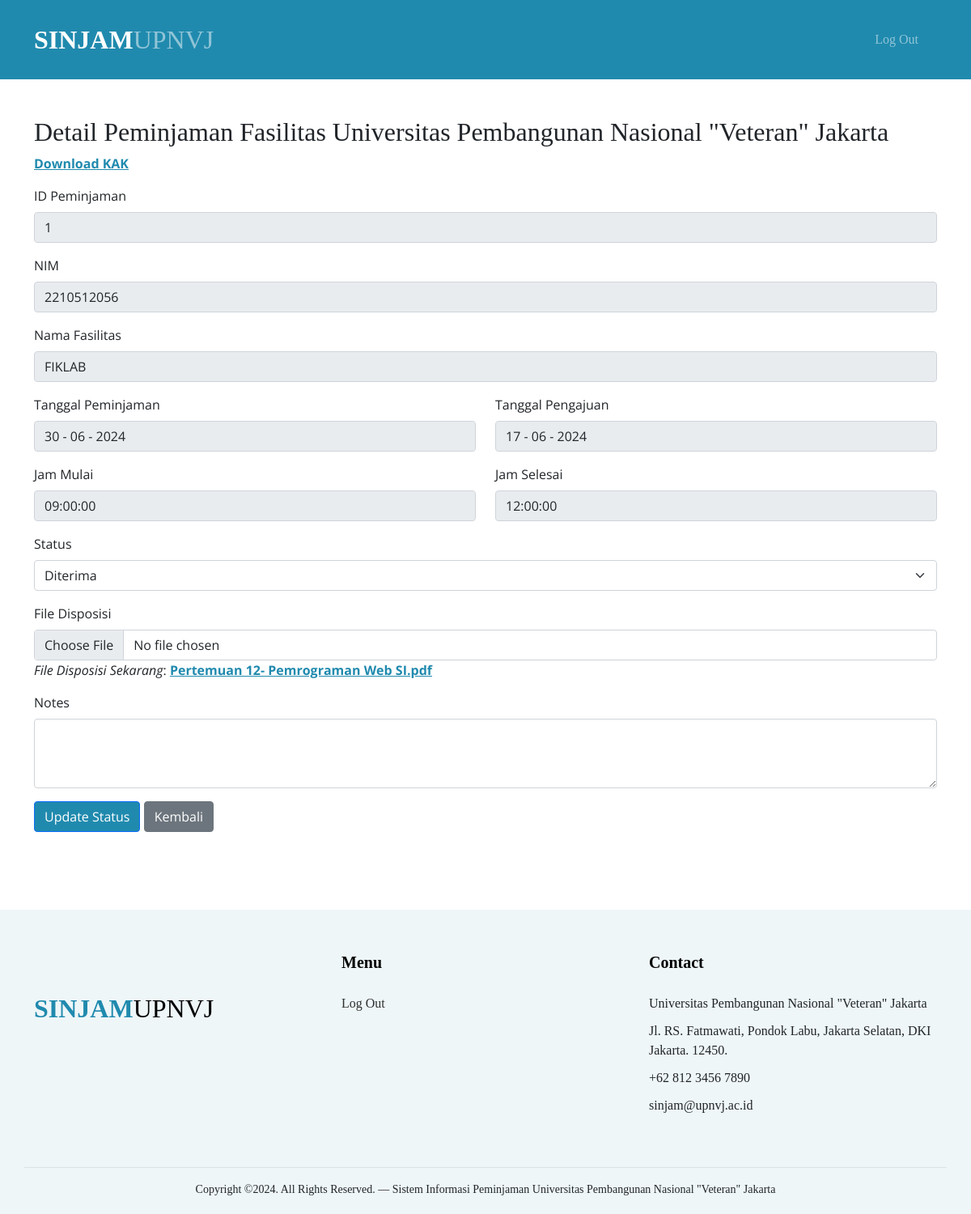
Page /detailPeminjaman.php?id_pinjam=1 on the committed database.
### tables this page shows
CREATE TABLE `peminjaman` (
  `id_pinjam` int(11) NOT NULL,
  `nim` varchar(10) NOT NULL,
  `id_fasilitas` int(11) NOT NULL,
  `deskripsi` varchar(50) NOT NULL,
  `tgl_pinjam` date NOT NULL,
  `tgl_pengajuan` date NOT NULL,
  `jam_mulai` time NOT NULL,
  `jam_selesai` time NOT NULL,
  `status` enum('Diproses','Diterima','Tidak Diterima') NOT NULL,
  `notes` text NOT NULL
);

CREATE TABLE `fasilitas` (
  `id_fasilitas` int(11) NOT NULL,
  `nama_fasilitas` varchar(50) NOT NULL,
  `lokasi` enum('pl','limo') NOT NULL,
  `pic` enum('FIK','FISIP','FEB','FK','FT','Rektorat','FH') NOT NULL,
  `foto` varchar(50) NOT NULL
);

CREATE TABLE `disposisi` (
  `id_disposisi` int(11) NOT NULL,
  `id_pinjam` int(11) NOT NULL,
  `file` varchar(255) NOT NULL,
  `tgl_publish` date NOT NULL
);

### detailPeminjaman.php (the view, shortened to what this page needs)
<?php
include("config.php");
$id_pinjam = '';
if (isset($_GET['id_pinjam'])) {
    $id_pinjam = $_GET['id_pinjam'];
} elseif (isset($_POST['id_pinjam'])) {
    $id_pinjam = $_POST['id_pinjam'];
}
if (!empty($id_pinjam)) {
    $query = "SELECT p.*, f.nama_fasilitas
              FROM peminjaman p
              JOIN fasilitas f ON p.id_fasilitas = f.id_fasilitas
              WHERE p.id_pinjam = '$id_pinjam'";
    $result = mysqli_query($conn, $query);
    if ($result && mysqli_num_rows($result) > 0) {
        $data = mysqli_fetch_assoc($result);
        $nim = $data['nim'];
        $nama_fasilitas = $data['nama_fasilitas'];
        $tgl_pinjam = date("d - m - Y", strtotime($data['tgl_pinjam']));
        $tgl_pengajuan = date("d - m - Y", strtotime($data['tgl_pengajuan']));
        $jam_mulai = $data['jam_mulai'];
        $jam_selesai = $data['jam_selesai'];
        $status = $data['status'];
        $notes = $data['notes'];
    } else {
        echo "Data tidak ditemukan.";
        exit;
    }
    $disposisi_query = "SELECT file FROM disposisi WHERE id_pinjam = '$id_pinjam' ORDER BY tgl_publish DESC LIMIT 1";
    $disposisi_result = mysqli_query($conn, $disposisi_query);
    if ($disposisi_result && mysqli_num_rows($disposisi_result) > 0) {
        $disposisi_data = mysqli_fetch_assoc($disposisi_result);
        $disposisi_file = $disposisi_data['file'];
    } else {
        $disposisi_file = null;
    }
} else {
    echo "ID Peminjaman tidak tersedia.";
    exit;
}
?>
<!DOCTYPE html>
<html lang="en">
<head>
  <link href="css/bootstrap.min.css" rel="stylesheet">
  <link href="https://cdnjs.cloudflare.com/ajax/libs/font-awesome/6.0.0-beta3/css/all.min.css" rel="stylesheet">
  <link href="css/tiny-slider.css" rel="stylesheet">
  <link href="css/detailPeminjaman_style.css" rel="stylesheet">
</head>
<body>
<?php include "navbarAdmin.php" ?>
<br><br><br>
<div class="container">
    <h2>Detail Peminjaman Fasilitas Universitas Pembangunan Nasional "Veteran" Jakarta</h2>
    <form method="post" action="detailPeminjaman.php" enctype="multipart/form-data">
        <div class="mb-3">
            <a href="download.php?id_pinjam=<?php echo htmlspecialchars($id_pinjam); ?>&type=kak"><b>Download KAK</b></a></div>
        <div class="mb-3">
            <label for="id_pinjam" class="form-label">ID Peminjaman</label>
            <input class="form-control" type="text" id="id_pinjam" name="id_pinjam" value="<?php echo htmlspecialchars($id_pinjam); ?>" readonly>
        </div>
        <div class="mb-3">
            <label for="nim" class="form-label">NIM</label>
            <input class="form-control" type="text" id="nim" value="<?php echo htmlspecialchars($nim); ?>" readonly>
        </div>
        <div class="mb-3">
            <label for="nama_fasilitas" class="form-label">Nama Fasilitas</label>
            <input class="form-control" type="text" id="nama_fasilitas" value="<?php echo htmlspecialchars($nama_fasilitas); ?>" readonly>
        </div>
        <div class="row">
            <div class="col-md-6">
                <div class="mb-3">
                    <label for="tgl_pinjam" class="form-label">Tanggal Peminjaman</label>
                    <input class="form-control" type="text" id="tgl_pinjam" value="<?php echo htmlspecialchars($tgl_pinjam); ?>" readonly>
                </div>
            </div>
            <div class="col-md-6">
                <div class="mb-3">
                    <label for="tgl_pengajuan" class="form-label">Tanggal Pengajuan</label>
                    <input class="form-control" type="text" id="tgl_pengajuan" value="<?php echo htmlspecialchars($tgl_pengajuan); ?>" readonly>
                </div>
            </div>
        </div>
        <div class="row">
            <div class="col-md-6">
                <div class="mb-3">
                    <label for="jam_mulai" class="form-label">Jam Mulai</label>
                    <input class="form-control" type="text" id="jam_mulai" value="<?php echo htmlspecialchars($jam_mulai); ?>" readonly>
                </div>
            </div>
            <div class="col-md-6">
                <div class="mb-3">
                    <label for="jam_selesai" class="form-label">Jam Selesai</label>
                    <input class="form-control" type="text" id="jam_selesai" value="<?php echo htmlspecialchars($jam_selesai); ?>" readonly>
                </div>
            </div>
        </div>
        <div class="mb-3">
            <label for="status" class="form-label">Status</label>
            <select class="form-select" id="status" name="status">
                <?php
                $pilstatus = ["Diproses", "Diterima", "Tidak Diterima"];
                foreach($pilstatus as $optstatus) {
                    if (isset($status) && $status === $optstatus) {
                        echo "<option value=\"$optstatus\" selected>$optstatus</option>";
                    } else {
                        echo "<option value=\"$optstatus\">$optstatus</option>";
                    }
                }
                ?>
            </select>
        </div>
        <div id="disposisi-file-input" class="mb-3" style="display: none;">
            <label for="formFile" class="form-label">File Disposisi</label>
            <input class="form-control" type="file" id="fupload" name="fupload">
            <?php if ($disposisi_file): ?>
                <p class="file-disposisi"><i>File Disposisi Sekarang</i>: <a href="disposisi/<?php echo htmlspecialchars($disposisi_file); ?>" target="_blank"><b><?php echo htmlspecialchars($disposisi_file); ?></b></a></p>
            <?php endif; ?>
        </div>
        <div class="mb-3">
            <label for="notes" class="form-label">Notes</label>
            <textarea class="form-control" id="notes" name="notes" rows="3"><?php echo htmlspecialchars($notes); ?></textarea>
        </div>
        <button type="submit" name="submit_status" class="btn btn-primary" id="btn">Update Status</button>
        <button type="button" name="cancel_submit" class="btn btn-secondary" onclick="window.location.href='managePeminjaman.php';">Kembali</button>
    </form>
    <br>
</div>
<br><br><br>
</body>
<?php include "footerAdmin.php" ?>
</html>

### css/detailPeminjaman_style.css (style rules this page uses)
form a { color: #208aae !important; }
#btn { background-color: #208aae; }
form { font-family: "Open Sans"; }
h2 { font-family: "Gotham"; }

### rows in the picture
peminjaman: nim "2210512056", id_fasilitas.nama_fasilitas "FIKLAB", tgl_pinjam "30 - 06 - 2024", tgl_pengajuan "17 - 06 - 2024", jam_mulai "09:00:00", jam_selesai "12:00:00", status "Diterima"
disposisi: file "Pertemuan 12- Pemrograman Web SI.pdf"
